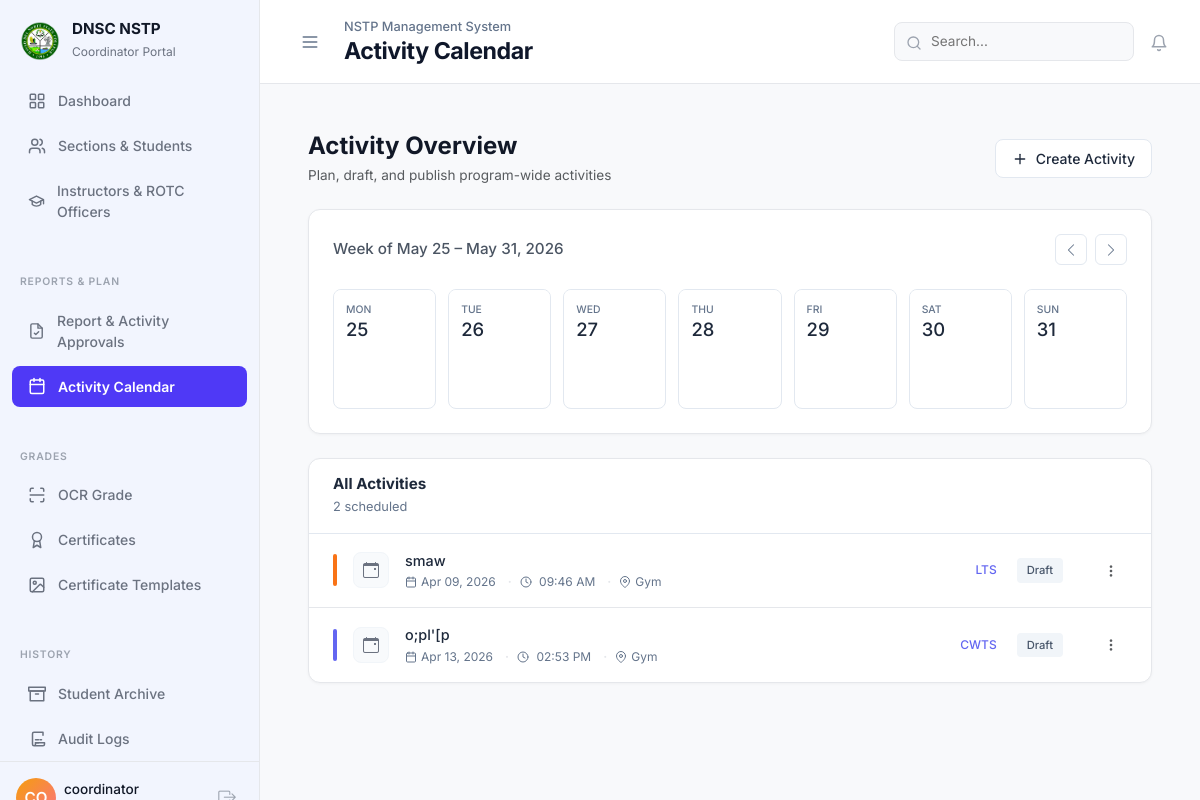
/admin/calendar.php (signed in), run on the app's committed database.
### tables this page shows
CREATE TABLE `activities` (
  `id` int NOT NULL AUTO_INCREMENT,
  `title` varchar(255) NOT NULL,
  `component` enum('CWTS','LTS','ROTC','All Programs') NOT NULL,
  `activity_date` date NOT NULL,
  `activity_time` time NOT NULL,
  `location` varchar(255) NOT NULL,
  `description` text,
  `created_at` timestamp NULL DEFAULT CURRENT_TIMESTAMP,
  PRIMARY KEY (`id`)
);

### admin/controllers/CalendarController.php (called while the page is built, shortened)
<?php
$today      = new DateTime();
$isoDay     = (int) $today->format('N');
$weekStart  = (clone $today)->modify('-' . ($isoDay - 1) . ' days');
$weekEnd = (clone $weekStart)->modify('+6 days');
$week_activities = [];
$week_days = [];
for ($i = 0; $i < 7; $i++) {
    $d = (clone $weekStart)->modify("+$i days");
    $ymd = $d->format('Y-m-d');
    $week_days[] = [
        'date'       => $d,
        'ymd'        => $ymd,
        'day_abbr'   => strtoupper($d->format('D')),
        'day_num'    => $d->format('j'),
        'is_today'   => ($ymd === $today->format('Y-m-d')),
        'activities' => $week_activities[$ymd] ?? [],
    ];
}
$stmtAll = $pdo->query(
    "SELECT * FROM activities
     ORDER BY activity_date ASC, activity_time ASC"
);
$upcoming_activities = $stmtAll->fetchAll();
function componentColor(string $component): array {
    return match ($component) {
        'LTS'  => ['bg' => '#FFF7ED', 'text' => '#C2410C', 'bar' => '#F97316', 'pill' => '#FED7AA'],
        'ROTC' => ['bg' => '#F0FDF4', 'text' => '#15803D', 'bar' => '#22C55E', 'pill' => '#BBF7D0'],
        default=> ['bg' => '#EEF2FF', 'text' => '#4338CA', 'bar' => '#6366F1', 'pill' => '#C7D2FE'],
    };
}

### admin/calendar.php (the view, shortened to what this page needs)
<?php
require '../config/db.php';
require 'controllers/CalendarController.php';
include '../includes/header.php';
include '../includes/admin_sidebar.php';
?>
<div class="flex-grow-1 p-4 p-lg-5 w-100">
    <?php include '../includes/topbar.php'; ?>
    <div class="d-flex justify-content-between align-items-center mb-4 mt-4">
        <div>
            <h4 class="fw-bold mb-1" style="color: #111827;">Activity Overview</h4>
            <p class="text-muted mb-0" style="font-size: 0.85rem;">Plan, draft, and publish program-wide activities</p>
        </div>
        <button type="button" class="btn btn-sm d-inline-flex align-items-center gap-2" style="background: white; color: #1E293B; border: 1px solid #E2E8F0; border-radius: 8px; padding: 8px 16px; font-weight: 500;" data-bs-toggle="collapse" data-bs-target="#addActivityPanel" aria-expanded="false" aria-controls="addActivityPanel">
            <svg viewBox="0 0 24 24" fill="none" stroke="currentColor" stroke-width="2" stroke-linecap="round" stroke-linejoin="round" style="width: 16px; height: 16px;"><line x1="12" y1="5" x2="12" y2="19"/><line x1="5" y1="12" x2="19" y2="12"/></svg>
            Create Activity
        </button>
    </div>
    <div class="dash-panel mb-4" style="padding: 24px; border-radius: 12px;">
        <div class="d-flex justify-content-between align-items-center mb-4">
            <span class="fw-medium" style="font-size: 0.95rem; color: #4B5563;">
                Week of <?= $weekStart->format('M j') ?> – <?= $weekEnd->format('M j, Y') ?>
            </span>
            <div class="d-flex gap-2">
                <button class="btn btn-sm" id="prevWeekBtn" style="background: white; border: 1px solid #E2E8F0; border-radius: 6px; padding: 4px 8px; color: #64748B;">
                    <i class="bi bi-chevron-left"></i>
                </button>
                <button class="btn btn-sm" id="nextWeekBtn" style="background: white; border: 1px solid #E2E8F0; border-radius: 6px; padding: 4px 8px; color: #64748B;">
                    <i class="bi bi-chevron-right"></i>
                </button>
            </div>
        </div>
        <div class="week-strip">
            <?php foreach ($week_days as $wd): ?>
                <div class="week-col <?= $wd['is_today'] ? 'is-today' : '' ?>">
                    <div class="week-col-header">
                        <div class="week-day-abbr"><?= $wd['day_abbr'] ?></div>
                        <div class="week-day-num <?= $wd['is_today'] ? 'today-badge' : '' ?>">
                            <?= $wd['day_num'] ?>
                        </div>
                    </div>
                    <div class="week-col-body">
                    </div>
                </div>
            <?php endforeach; ?>
        </div>
    </div>
    <div class="dash-panel" style="padding: 0; overflow: hidden; border-radius: 12px;">
        <div class="px-4 py-3 border-bottom" style="border-color: #E2E8F0 !important;">
            <h6 class="fw-bold mb-1" style="font-size: 0.95rem; color: #1E293B;">All Activities</h6>
            <p class="mb-0" style="font-size: 0.8rem; color: #64748B;">
                <?= count($upcoming_activities) ?> scheduled
            </p>
        </div>
        <?php if (count($upcoming_activities) > 0): ?>
            <?php foreach ($upcoming_activities as $idx => $act):
                $c = componentColor($act['component']);
                $isLast = ($idx === count($upcoming_activities) - 1);
                $isPast = (strtotime($act['activity_date']) < strtotime(date('Y-m-d')));
            ?>
            <div class="act-row <?= !$isLast ? 'border-bottom' : '' ?>"
                 style="border-color: var(--border-color) !important;">
                <div class="act-color-bar" style="background: <?= $c['bar'] ?>;"></div>
                <div class="act-icon-wrap">
                    <i class="bi bi-calendar-event" style="color: var(--text-muted); font-size: 1rem;"></i>
                </div>
                <div class="act-content">
                    <div class="act-title" style="color: #1E293B; font-weight: 500; font-size: 0.9rem; margin-bottom: 2px;"><?= htmlspecialchars($act['title']) ?></div>
                    <div class="act-meta" style="color: #64748B; font-size: 0.75rem;">
                        <span><span style="margin-right: 4px;"><?= date('M d, Y', strtotime($act['activity_date'])) ?></span></span>
                        <span class="act-meta-dot" style="margin: 0 4px;">·</span>
                        <span><svg viewBox="0 0 24 24" fill="none" stroke="currentColor" stroke-width="2" stroke-linecap="round" stroke-linejoin="round" style="width: 12px; height: 12px; margin-right: 4px; margin-bottom: 2px;"><circle cx="12" cy="12" r="10"/><polyline points="12 6 12 12 16 14"/></svg><span style="margin-right: 4px;">
                            <?php
                                $t = strtotime($act['activity_time']);
                                echo ($t !== false && $act['activity_time'] !== '00:00:00')
                                    ? date('h:i A', $t)
                                    : 'All day';
                            ?>
                        </span></span>
                        <span class="act-meta-dot" style="margin: 0 4px;">·</span>
                        <span><svg viewBox="0 0 24 24" fill="none" stroke="currentColor" stroke-width="2" stroke-linecap="round" stroke-linejoin="round" style="width: 12px; height: 12px; margin-right: 4px; margin-bottom: 2px;"><path d="M21 10c0 7-9 13-9 13s-9-6-9-13a9 9 0 0 1 18 0z"/><circle cx="12" cy="10" r="3"/></svg><span style="margin-right: 4px;"><?= htmlspecialchars($act['location']) ?></span></span>
                    </div>
                </div>
                <div class="act-tags">
                    <span style="font-size: 0.75rem; color: #6366F1; font-weight: 500; margin-right: 12px;">
                        <?= htmlspecialchars($act['component']) ?>
                    </span>
                    <?php if ($isPast): ?>
                        <span style="font-size: 0.7rem; padding: 4px 10px; border-radius: 4px; background: #F1F5F9; color: #475569; font-weight: 500;">Draft</span>
                    <?php else: ?>
                        <span style="font-size: 0.7rem; padding: 4px 10px; border-radius: 4px; background: #ECFDF5; color: #10B981; font-weight: 500;">Submitted</span>
                    <?php endif; ?>
                </div>
                <div class="dropdown ms-3">
                    <button class="btn btn-sm text-muted" type="button" data-bs-toggle="dropdown" aria-expanded="false" style="background: white; border: 1px solid transparent; border-radius: 6px; padding: 4px 8px;">
                        <i class="bi bi-three-dots-vertical"></i>
                    </button>
                </div>
            </div>
            <?php endforeach; ?>
        <?php endif; ?>
    </div>
</div>
</div>
</body>
</html>

### assets/css/style.css (style rules this page uses)
:root { --primary-bg: #f2f5fe; --primary-accent: #4f39f6; --primary-accent-light: rgba(79, 57, 246, 0.08); --primary-active: #4f39f6; --text-sidebar: #6B7280; --text-sidebar-active: #FFFFFF; --bg-light: #F8F9FB; --border-color: #E5E7EB; --text-dark: #111827; --text-muted: #6B7280; --text-secondary: #9CA3AF; --instructor-accent: #0D9488; --instructor-active: #0D9488; --rotc-sidebar-bg: #1F2937; --rotc-accent: #F59E0B; --rotc-active: #F59E0B; --icon-coral: #F87171; --icon-green: #10B981; --icon-red: #EF4444; --icon-indigo: #6366F1; --icon-orange: #F97316; --icon-purple: #8B5CF6; --icon-blue: #3B82F6; --icon-teal: #14B8A6; }
* { box-sizing: border-box; }
body { background-color: var(--bg-light); font-family: 'Inter', -apple-system, BlinkMacSystemFont, sans-serif; color: var(--text-dark); margin: 0; }
.card, .dash-panel { border: 1px solid var(--border-color); border-radius: 12px; box-shadow: 0 1px 3px rgba(0,0,0,0.04); background-color: #fff; padding: 24px; }

### includes/header.php (style rules this page uses)
@media (min-width: 992px) { .wrapper > .flex-grow-1 { min-height: 100vh; overflow-x: hidden; flex-grow: 1; min-width: 0; padding-top: 108px !important; transition: all 0.3s cubic-bezier(0.4, 0, 0.2, 1); } }

### admin/calendar.php (style rules this page uses)
.week-strip { display: grid; grid-template-columns: repeat(7, 1fr); gap: 12px; }
.week-col { border: 1px solid #E2E8F0; border-radius: 8px; overflow: hidden; background: #fff; min-height: 120px; transition: border-color 0.15s; display: flex; flex-direction: column; }
.week-col-header { padding: 12px 12px 4px; text-align: left; background: white; }
.week-day-abbr { font-size: 0.65rem; font-weight: 500; color: #64748B; text-transform: uppercase; margin-bottom: 2px; }
.week-day-num { font-size: 1.15rem; font-weight: 500; color: #1E293B; line-height: 1; }
.week-col-body { padding: 4px 8px 12px; display: flex; flex-direction: column; gap: 6px; flex-grow: 1; }
.act-row { display: flex; align-items: center; gap: 16px; padding: 16px 24px; transition: background-color 0.15s; cursor: pointer; }
.act-color-bar { width: 4px; height: 32px; border-radius: 4px; flex-shrink: 0; }
.act-icon-wrap { width: 36px; height: 36px; border-radius: 8px; background: #F8FAFC; border: 1px solid #F1F5F9; display: flex; align-items: center; justify-content: center; flex-shrink: 0; }
.act-content { flex: 1; min-width: 0; }
.act-title { font-size: 0.875rem; font-weight: 600; color: var(--primary-accent); margin-bottom: 4px; white-space: nowrap; overflow: hidden; text-overflow: ellipsis; }
.act-meta { display: flex; align-items: center; flex-wrap: wrap; gap: 4px; font-size: 0.75rem; color: var(--text-muted); }
.act-meta-dot { color: var(--border-color); font-weight: 700; }
.act-tags { display: flex; align-items: center; gap: 8px; flex-shrink: 0; }

### data on the page
activities: title "smaw", activity_date "Apr 09, 2026", activity_time "09:46 AM", location "Gym", component "LTS", shows "Draft"
activities: title "o;pl'[p", activity_date "Apr 13, 2026", activity_time "02:53 PM", location "Gym", component "CWTS", shows "Draft"

### other printed values
$fullName "coordinator"
$semester_label "NSTP Management System"
$topbar_title "Activity Calendar"
$weekStart->format('M j') "May 25"
$weekEnd->format('M j, Y') "May 31, 2026"
$wd['day_abbr'] "MON"
$wd['day_num'] "25"
$wd['day_abbr'] "TUE"
$wd['day_num'] "26"
$wd['day_abbr'] "WED"
$wd['day_num'] "27"
$wd['day_abbr'] "THU"
$wd['day_num'] "28"
$wd['day_abbr'] "FRI"
$wd['day_num'] "29"
